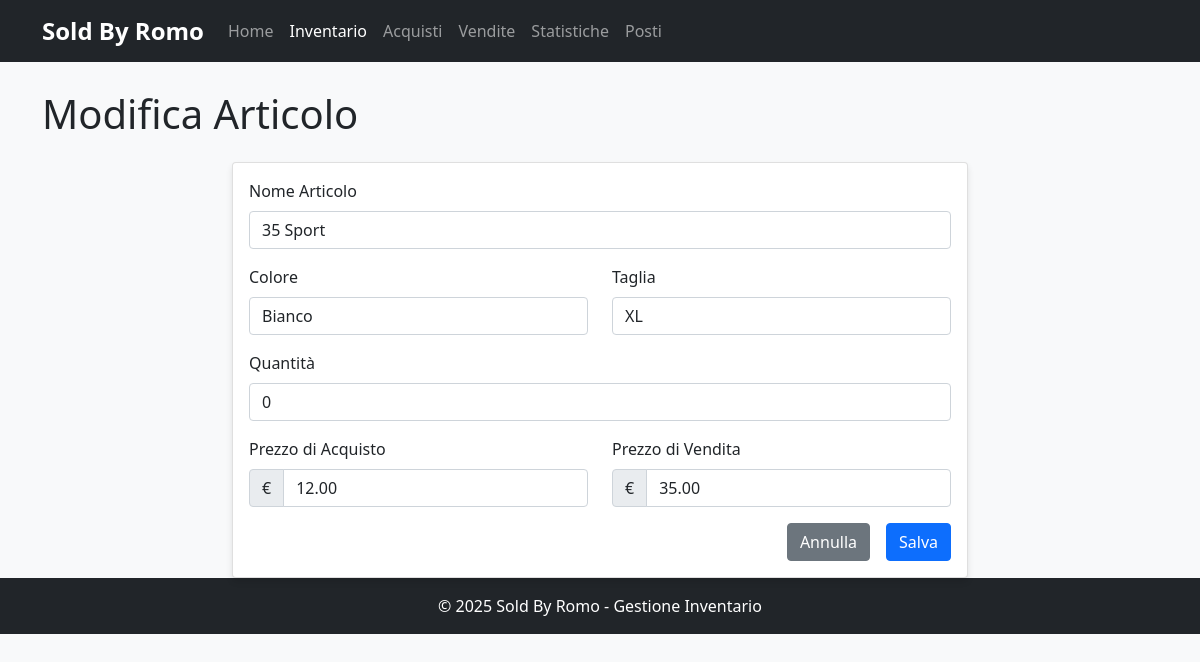
Page /inventario/modifica/33 on the earlier database version.
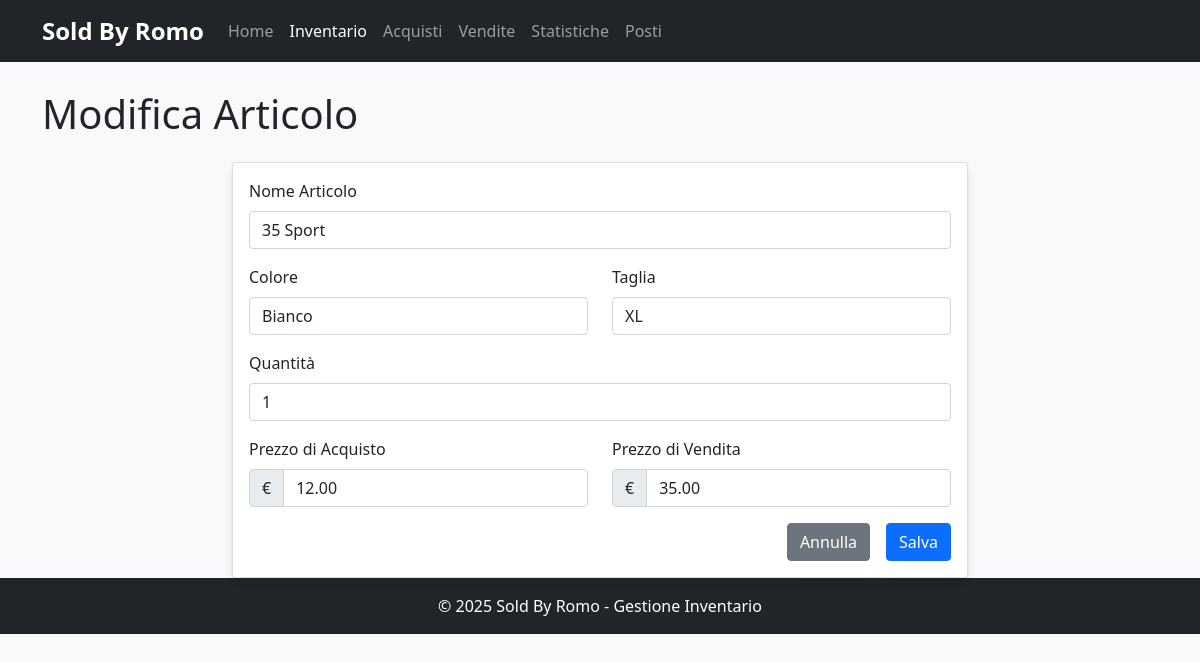
Same page on the later database version.
### tables this page shows
CREATE TABLE Inventario (
    ID_inventario INTEGER PRIMARY KEY AUTOINCREMENT,
    nome_articolo TEXT NOT NULL,
    taglia TEXT NOT NULL,
    colore TEXT NOT NULL,
    quantita INTEGER NOT NULL DEFAULT 0,
    prezzo_acquisto REAL NOT NULL,
    prezzo_vendita REAL NOT NULL
);

### src/webapp.py (the view, shortened to what this page needs)
@app.route('/inventario/modifica/<int:id>', methods=['GET', 'POST'])
def modifica_articolo(id):
    db.connect()
    db.cursor.execute("SELECT * FROM Inventario WHERE ID_inventario = ?", (id,))
    item = db.cursor.fetchone()
    if not item:
        db.close()
        flash("Articolo non trovato", 'error')
        return redirect(url_for('inventario'))
    form = InventoryForm()
    if request.method == 'GET':
        form.nome_articolo.data = item['nome_articolo']
        form.colore.data = item['colore']
        form.taglia.data = item['taglia']
        form.quantita.data = item['quantita']
        form.prezzo_acquisto.data = item['prezzo_acquisto']
        form.prezzo_vendita.data = item['prezzo_vendita']
    db.close()
    return render_template('form_articolo.html', form=form, title="Modifica Articolo")

### src/webapp.py
class InventoryForm(FlaskForm):
    nome_articolo = StringField('Nome Articolo', validators=[DataRequired()])
    colore = StringField('Colore', validators=[DataRequired()])
    taglia = StringField('Taglia', validators=[DataRequired()])
    quantita = IntegerField('Quantità', validators=[NumberRange(min=0)])
    prezzo_acquisto = DecimalField('Prezzo di Acquisto', validators=[NumberRange(min=0)])
    prezzo_vendita = DecimalField('Prezzo di Vendita', validators=[NumberRange(min=0)])
    submit = SubmitField('Salva')

### src/database_manager.py (called while the page is built)
    def connect(self):
        try:
            self.conn = sqlite3.connect(self.db_path)
            self.conn.row_factory = sqlite3.Row
            self.cursor = self.conn.cursor()
            return True
        except sqlite3.Error as e:
            print(f"Errore nella connessione al database: {e}")
            return False

    def close(self):
        if self.conn:
            self.conn.close()

### templates/form_articolo.html (shortened to what this page needs)
{% extends "base.html" %}
{% block content %}
<div class="row">
    <div class="col-12">
        <h1 class="mb-4">{{ title }}</h1>
    </div>
</div>
<div class="row">
    <div class="col-md-8 mx-auto">
        <div class="card">
            <div class="card-body">
                <form method="POST">
                    <div class="mb-3">
                        {{ form.nome_articolo.label(class="form-label") }}
                        {{ form.nome_articolo(class="form-control") }}
                    </div>
                    <div class="row mb-3">
                        <div class="col-md-6">
                            {{ form.colore.label(class="form-label") }}
                            {{ form.colore(class="form-control") }}
                        </div>
                        <div class="col-md-6">
                            {{ form.taglia.label(class="form-label") }}
                            {{ form.taglia(class="form-control") }}
                        </div>
                    </div>
                    <div class="mb-3">
                        {{ form.quantita.label(class="form-label") }}
                        {{ form.quantita(class="form-control", type="number", min="0") }}
                    </div>
                    <div class="row mb-3">
                        <div class="col-md-6">
                            {{ form.prezzo_acquisto.label(class="form-label") }}
                            <div class="input-group">
                                <span class="input-group-text">€</span>
                                {{ form.prezzo_acquisto(class="form-control", type="number", step="0.01", min="0") }}
                            </div>
                        </div>
                        <div class="col-md-6">
                            {{ form.prezzo_vendita.label(class="form-label") }}
                            <div class="input-group">
                                <span class="input-group-text">€</span>
                                {{ form.prezzo_vendita(class="form-control", type="number", step="0.01", min="0") }}
                            </div>
                        </div>
                    </div>
                    <div class="d-grid gap-2 d-md-flex justify-content-md-end">
                        <a href="{{ url_for('inventario') }}" class="btn btn-secondary me-md-2">Annulla</a>
                        {{ form.submit(class="btn btn-primary") }}
                    </div>
                </form>
            </div>
        </div>
    </div>
</div>
{% endblock %}

Differences in the rows shown:
changed Inventario "35 Sport": quantita "0" → "1"
